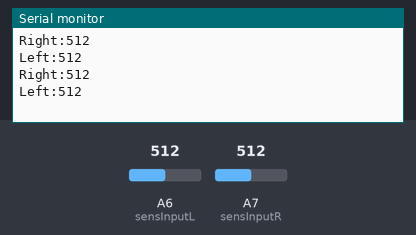
A sketch run on a simulated Arduino Nano, built with avr-gcc and run on an emulated ATmega328P. On the bench: the last lines printed to the serial monitor. The test bench sets the inputs (shaded band); at power-on: A6 (sensInputL) = 512, A7 (sensInputR) = 512.

Above: at 1.8 s.
1.9 s: A6 (sensInputL) set to 716
At 2.8 s:
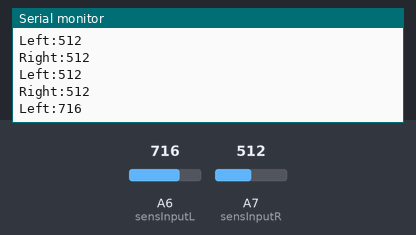
3.4 s: A7 (sensInputR) set to 716
At 4.4 s:
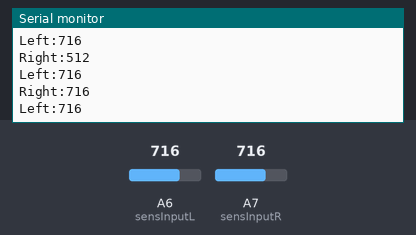
4.9 s: A6 (sensInputL) set to 900
At 5.8 s:
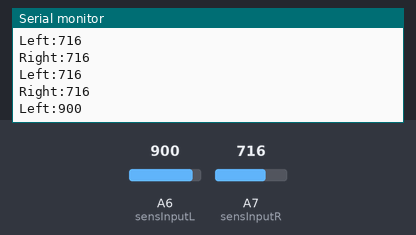
6.4 s: A7 (sensInputR) set to 900
At 7.8 s:
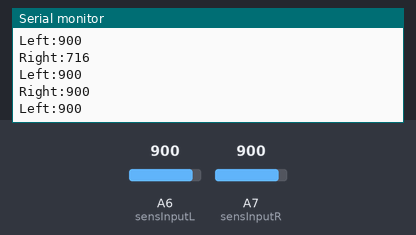
Timing chart, 0 to 8.9 s (numbered marks = the images above; inputs shaded):
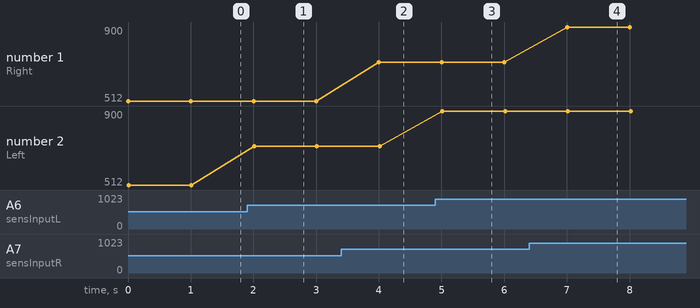

Measured:
- after the input at 1.9 s, the serial monitor: prints a new line after 0.11 s (image 1)
- after the input at 3.4 s, the serial monitor: prints a new line after 0.60 s (image 2)
- after the input at 4.9 s, the serial monitor: prints a new line after 0.12 s (image 3)
- after the input at 6.4 s, the serial monitor: prints a new line after 0.61 s (image 4)
- plotted number 2: 512 → 716 after the input at 1.9 s, 716 → 900 after the input at 4.9 s

The sketch:

LDRs.ino
```cpp
int sensInputR=A7;
int sensInputL=A6;

void setup() {
  // put your setup code here, to run once:
  Serial.begin(9600);
}

void loop() {
  // put your main code here, to run repeatedly:
  int sensValueR=analogRead(sensInputR);
  int sensValueL=analogRead(sensInputL);
  Serial.print("Right:");
  Serial.println(sensValueR);
  Serial.print("Left:");
  Serial.println(sensValueL);
  Serial.println("");
  delay(1000);
}
```
